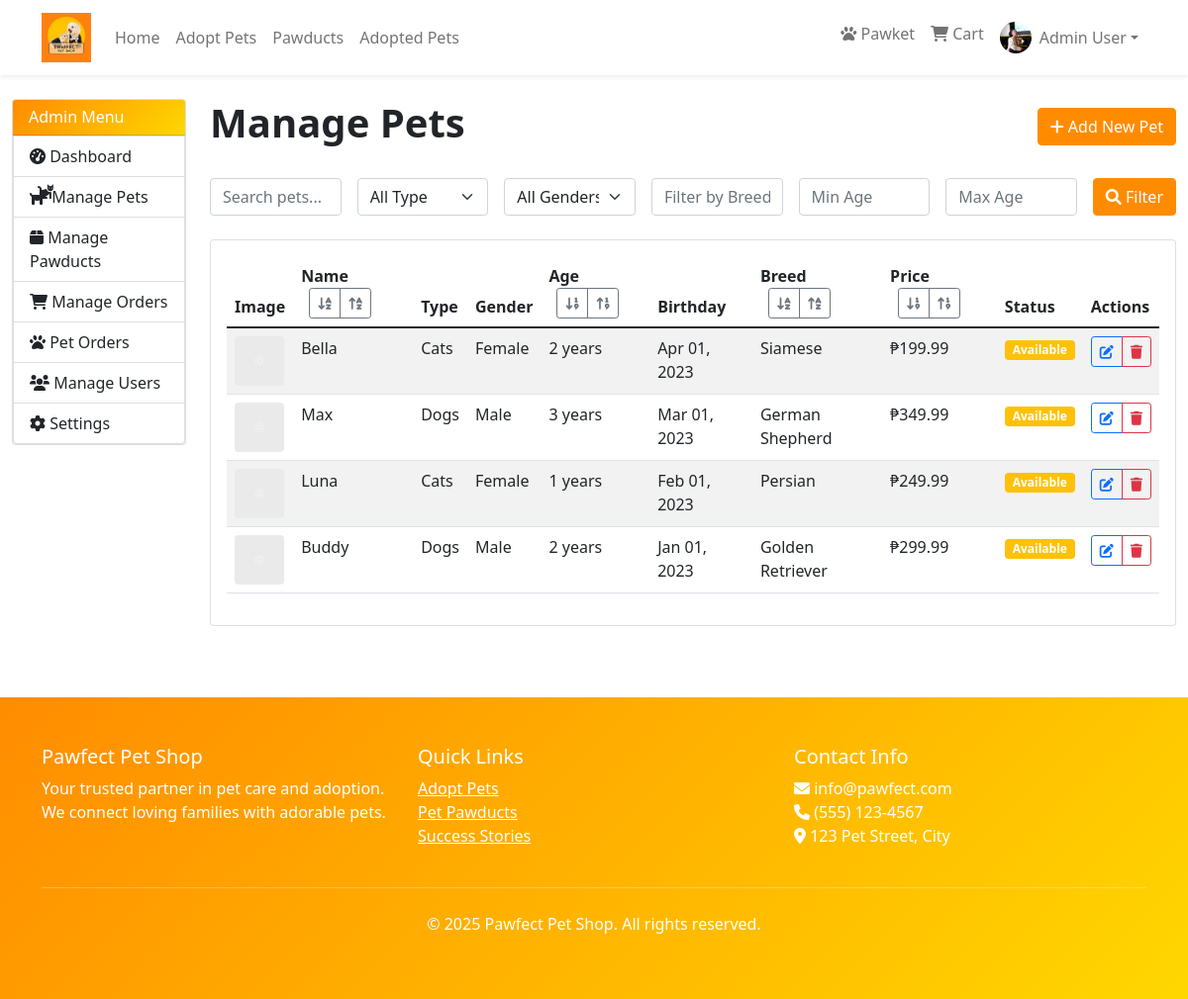
Screenshot of /admin/pets (signed in) with the database file from the repository.
### tables this page shows
CREATE TABLE IF NOT EXISTS users (
    id INT AUTO_INCREMENT PRIMARY KEY,
    avatar TEXT NULL,
    first_name VARCHAR(50) NOT NULL,
    last_name VARCHAR(50) NOT NULL,
    email VARCHAR(100) UNIQUE NOT NULL,
    password TEXT NOT NULL,
    phone VARCHAR(20),
    role ENUM('user', 'admin') DEFAULT 'user',
    is_banned BOOLEAN DEFAULT FALSE
);

CREATE TABLE IF NOT EXISTS pets (
    id INT AUTO_INCREMENT PRIMARY KEY,
    name VARCHAR(100) NOT NULL,
    pet_image TEXT NOT NULL DEFAULT '/uploads/placeholder.png',
    type ENUM('cats', 'dogs') NOT NULL,
    gender ENUM('male', 'female') NOT NULL,
    age INT NOT NULL,
    birthday DATE NOT NULL,
    breed VARCHAR(100),
    description TEXT,
    price DECIMAL(10,2) NOT NULL DEFAULT 0.00,
    is_adopted BOOLEAN DEFAULT FALSE,
    adopted_by_user_id INT NULL,
    adoption_date DATETIME NOT NULL DEFAULT CURRENT_TIMESTAMP,
    FOREIGN KEY (adopted_by_user_id) REFERENCES users(id)
);

### views/admin/pets.php (the view, shortened to what the rows shown need)
<?php require_once 'views/layout/header.php'; ?>
<div class="container-fluid py-4">
    <div class="row">
        <div class="col-md-10">
            <div class="d-flex justify-content-between align-items-center mb-4">
                <h1 class="fw-bold">Manage Pets</h1>
            </div>
            <div class="card">
                <div class="card-body">
                    <div class="table-responsive">
                        <table class="table table-striped">
                            <thead>
                                <tr>
                                    <th>Image</th>
                                    <th>
                                        Name
                                        <div class="btn-group btn-group-sm ms-2">
                                            <a href="?sort=name&order=asc<?php echo isset($_GET['q']) ? '&q=' . urlencode($_GET['q']) : ''; ?><?php echo isset($_GET['type']) ? '&type=' . urlencode($_GET['type']) : ''; ?><?php echo isset($_GET['gender']) ? '&gender=' . urlencode($_GET['gender']) : ''; ?><?php echo isset($_GET['breed']) ? '&breed=' . urlencode($_GET['breed']) : ''; ?>" class="btn btn-outline-secondary btn-sm" data-bs-toggle="tooltip" title="Sort by name (A to Z)">
                                                <i class="fas fa-sort-alpha-down"></i>
                                            </a>
                                            <a href="?sort=name&order=desc<?php echo isset($_GET['q']) ? '&q=' . urlencode($_GET['q']) : ''; ?><?php echo isset($_GET['type']) ? '&type=' . urlencode($_GET['type']) : ''; ?><?php echo isset($_GET['gender']) ? '&gender=' . urlencode($_GET['gender']) : ''; ?><?php echo isset($_GET['breed']) ? '&breed=' . urlencode($_GET['breed']) : ''; ?>" class="btn btn-outline-secondary btn-sm" data-bs-toggle="tooltip" title="Sort by name (Z to A)">
                                                <i class="fas fa-sort-alpha-up"></i>
                                            </a>
                                        </div>
                                    </th>
                                    <th>
                                        Type
                                    </th>
                                    <th>
                                        Gender
                                    </th>
                                    <th>
                                        Age
                                        <div class="btn-group btn-group-sm ms-2">
                                            <a href="?sort=age&order=asc<?php echo isset($_GET['q']) ? '&q=' . urlencode($_GET['q']) : ''; ?><?php echo isset($_GET['type']) ? '&type=' . urlencode($_GET['type']) : ''; ?><?php echo isset($_GET['gender']) ? '&gender=' . urlencode($_GET['gender']) : ''; ?><?php echo isset($_GET['breed']) ? '&breed=' . urlencode($_GET['breed']) : ''; ?>" class="btn btn-outline-secondary btn-sm" data-bs-toggle="tooltip" title="Sort by age (youngest to oldest)">
                                                <i class="fas fa-sort-numeric-down"></i>
                                            </a>
                                            <a href="?sort=age&order=desc<?php echo isset($_GET['q']) ? '&q=' . urlencode($_GET['q']) : ''; ?><?php echo isset($_GET['type']) ? '&type=' . urlencode($_GET['type']) : ''; ?><?php echo isset($_GET['gender']) ? '&gender=' . urlencode($_GET['gender']) : ''; ?><?php echo isset($_GET['breed']) ? '&breed=' . urlencode($_GET['breed']) : ''; ?>" class="btn btn-outline-secondary btn-sm" data-bs-toggle="tooltip" title="Sort by age (oldest to youngest)">
                                                <i class="fas fa-sort-numeric-up"></i>
                                            </a>
                                        </div>
                                    </th>
                                    <th>
                                        Birthday
                                    </th>
                                    <th>
                                        Breed
                                        <div class="btn-group btn-group-sm ms-2">
                                            <a href="?sort=breed&order=asc<?php echo isset($_GET['q']) ? '&q=' . urlencode($_GET['q']) : ''; ?><?php echo isset($_GET['type']) ? '&type=' . urlencode($_GET['type']) : ''; ?><?php echo isset($_GET['gender']) ? '&gender=' . urlencode($_GET['gender']) : ''; ?><?php echo isset($_GET['breed']) ? '&breed=' . urlencode($_GET['breed']) : ''; ?>" class="btn btn-outline-secondary btn-sm" data-bs-toggle="tooltip" title="Sort by breed (A to Z)">
                                                <i class="fas fa-sort-alpha-down"></i>
                                            </a>
                                            <a href="?sort=breed&order=desc<?php echo isset($_GET['q']) ? '&q=' . urlencode($_GET['q']) : ''; ?><?php echo isset($_GET['type']) ? '&type=' . urlencode($_GET['type']) : ''; ?><?php echo isset($_GET['gender']) ? '&gender=' . urlencode($_GET['gender']) : ''; ?><?php echo isset($_GET['breed']) ? '&breed=' . urlencode($_GET['breed']) : ''; ?>" class="btn btn-outline-secondary btn-sm" data-bs-toggle="tooltip" title="Sort by breed (Z to A)">
                                                <i class="fas fa-sort-alpha-up"></i>
                                            </a>
                                        </div>
                                    </th>
                                    <th>
                                        Price
                                        <div class="btn-group btn-group-sm ms-2">
                                            <a href="?sort=price&order=asc<?php echo isset($_GET['q']) ? '&q=' . urlencode($_GET['q']) : ''; ?><?php echo isset($_GET['type']) ? '&type=' . urlencode($_GET['type']) : ''; ?><?php echo isset($_GET['gender']) ? '&gender=' . urlencode($_GET['gender']) : ''; ?><?php echo isset($_GET['breed']) ? '&breed=' . urlencode($_GET['breed']) : ''; ?>" class="btn btn-outline-secondary btn-sm" data-bs-toggle="tooltip" title="Sort by price (lowest to highest)">
                                                <i class="fas fa-sort-numeric-down"></i>
                                            </a>
                                            <a href="?sort=price&order=desc<?php echo isset($_GET['q']) ? '&q=' . urlencode($_GET['q']) : ''; ?><?php echo isset($_GET['type']) ? '&type=' . urlencode($_GET['type']) : ''; ?><?php echo isset($_GET['gender']) ? '&gender=' . urlencode($_GET['gender']) : ''; ?><?php echo isset($_GET['breed']) ? '&breed=' . urlencode($_GET['breed']) : ''; ?>" class="btn btn-outline-secondary btn-sm" data-bs-toggle="tooltip" title="Sort by price (highest to lowest)">
                                                <i class="fas fa-sort-numeric-up"></i>
                                            </a>
                                        </div>
                                    </th>
                                    <th>Status</th>
                                    <th>Actions</th>
                                </tr>
                            </thead>
                            <tbody>
                                <?php if (empty($pets)): ?>
                                    <tr>
                                        <td colspan="9" class="text-center py-4">
                                            <i class="fas fa-paw fa-3x text-muted mb-3"></i>
                                            <h5 class="text-muted">No pets found</h5>
                                            <p class="text-muted">Try adjusting your search or filters.</p>
                                        </td>
                                    </tr>
                                <?php else: ?>
                                <?php foreach ($pets as $pet): ?>
                                <tr>
                                        <td data-label="Image">
                                            <img src="<?php echo BASE_URL . htmlspecialchars($pet['pet_image']); ?>"
                                                 alt="<?php echo $pet['name']; ?>"
                                                 class="rounded"
                                                 style="width: 50px; height: 50px; object-fit: cover;">
                                        </td>
                                        <td data-label="Name">
                                            <div class="d-flex align-items-center">
                                                <?php echo $pet['name']; ?>
                                            </div>
                                    </td>
                                        <td data-label="Type"><?php echo ucfirst($pet['type']); ?></td>
                                        <td data-label="Gender"><?php echo ucfirst($pet['gender'])?></td>
                                        <td data-label="Age"><?php echo $pet['age']; ?> years</td>
                                        <td data-label="Birthday"><?php echo date('M d, Y', strtotime($pet['birthday'])); ?></td>
                                        <td data-label="Breed"><?php echo $pet['breed']; ?></td>
                                        <td data-label="Price">₱<?php echo number_format($pet['price'], 2); ?></td>
                                        <td data-label="Status">
                                        <?php if ($pet['is_adopted']): ?>
                                            <span class="badge bg-success">Adopted</span>
                                        <?php else: ?>
                                            <span class="badge bg-warning">Available</span>
                                        <?php endif; ?>
                                    </td>
                                        <td data-label="Actions">
                                            <div class="btn-group">
                                        <button class="btn btn-sm btn-outline-primary" onclick="editPet(<?php echo htmlspecialchars(json_encode($pet)); ?>)">
                                            <i class="fas fa-edit"></i>
                                        </button>
                                        <button type="button" class="btn btn-sm btn-outline-danger" onclick="confirmDelete(<?php echo htmlspecialchars(json_encode($pet)); ?>)">
                                            <i class="fas fa-trash"></i>
                                        </button>
                                            </div>
                                    </td>
                                </tr>
                                <?php endforeach; ?>
                                <?php endif; ?>
                            </tbody>
                        </table>
                    </div>
                </div>
            </div>
        </div>
    </div>
</div>
<?php require_once 'views/layout/footer.php'; ?>

### views/layout/header.php (shortened to what the rows shown need)
<?php
require_once 'models/User.php';
?>
<!DOCTYPE html>
<html lang="en">
<head>
    <link href="https://cdn.jsdelivr.net/npm/bootstrap@5.1.3/dist/css/bootstrap.min.css" rel="stylesheet">
    <link href="https://cdnjs.cloudflare.com/ajax/libs/font-awesome/6.0.0/css/all.min.css" rel="stylesheet">
</head>
<body
    <?php if (isset($_SESSION['success'])): ?>
        data-session-success="<?php echo htmlspecialchars($_SESSION['success']); ?>"
    <?php endif; ?>
    <?php if (isset($_SESSION['error'])): ?>
        data-session-error="<?php echo htmlspecialchars($_SESSION['error']); ?>"
    <?php endif; ?>
>
    <nav class="navbar navbar-expand-lg navbar-light bg-white shadow-sm">
        <div class="container">
            <div class="collapse navbar-collapse" id="navbarNav">
                <ul class="navbar-nav">
                    <?php if (isLoggedIn()): ?>
                        <li class="nav-item dropdown">
                            <a class="nav-link dropdown-toggle d-flex align-items-center" href="#" id="navbarDropdown" role="button" data-bs-toggle="dropdown">
                                <?php
                                $userModel = new User();
                                $user = $userModel->getById($_SESSION['user_id']);
                                if ($user && $user['avatar']): ?>
                                    <img src="<?php echo BASE_URL . $user['avatar']; ?>" alt="Profile" class="rounded-circle me-2" style="width: 32px; height: 32px; object-fit: cover;">
                                <?php else: ?>
                                    <i class="fas fa-user-circle me-2"></i>
                                <?php endif; ?>
                                <?php echo $_SESSION['user_name']; ?>
                            </a>
                        </li>
                    <?php endif; ?>
                </ul>
            </div>
        </div>
    </nav>
</body>
</html>

### rows the page displays
users: avatar (picture)
pets: pet_image (placeholder picture), name "Bella", type "Cats", gender "Female", age "2", birthday "Apr 01, 2023", breed "Siamese", price "199.99", is_adopted "Available"
pets: pet_image (placeholder picture), name "Max", type "Dogs", gender "Male", age "3", birthday "Mar 01, 2023", breed "German Shepherd", price "349.99", is_adopted "Available"
pets: pet_image (placeholder picture), name "Luna", type "Cats", gender "Female", age "1", birthday "Feb 01, 2023", breed "Persian", price "249.99", is_adopted "Available"
pets: pet_image (placeholder picture), name "Buddy", type "Dogs", gender "Male", age "2", birthday "Jan 01, 2023", breed "Golden Retriever", price "299.99", is_adopted "Available"

### other values shown
$_SESSION['user_name'] "Admin User"
